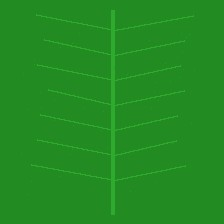
#> input picture training/datasets/tomato_leaves/healthy/leaf_healthy_001.jpg, 224 x 224 px
$ python train_classifier.py   (older library calls are emulated)
#> lines starting #> are read from the running program, lines starting #| are printed output that depends on the picture
import os
import json
import joblib
import cv2
import numpy as np
import pandas as pd
from pathlib import Path
from sklearn.model_selection import train_test_split
from sklearn.ensemble import RandomForestClassifier, RandomForestRegressor, HistGradientBoostingClassifier
from sklearn.metrics import classification_report, confusion_matrix, mean_absolute_error, r2_score

BASE_DIR = Path(__file__).resolve().parent.parent
DATASETS_DIR = BASE_DIR / "training" / "datasets"
SAVED_MODELS_DIR = BASE_DIR / "saved_models"
SAVED_MODELS_DIR.mkdir(parents=True, exist_ok=True)

def extract_image_features(image_path):
    """
    Extracts robust color, texture, and edge features from leaf photograph:
    - HSV color histogram (captures chlorophyll greens, chlorosis yellows, necrosis browns)
    - Grayscale gradient & texture variance (captures lesions and spot patterns)
    - Channel moments (mean, std dev)
    """
    img = cv2.imread(str(image_path))
#> img is the input picture: shape (224, 224, 3); mean B, G, R 34.5, 140.4, 34.6
    if img is None:
        raise ValueError(f"Could not read image: {image_path}")

    img = cv2.resize(img, (224, 224))

    # Color spaces
    hsv = cv2.cvtColor(img, cv2.COLOR_BGR2HSV)
#> hsv: shape (224, 224, 3); mean H, S, V 59.9, 193, 140.4
    gray = cv2.cvtColor(img, cv2.COLOR_BGR2GRAY)
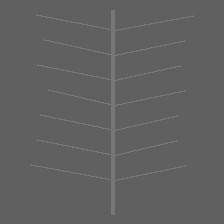
#> gray: shape (224, 224); min 86, max 128, mean 96.9

    # 3D HSV Histogram
    hist = cv2.calcHist([hsv], [0, 1, 2], None, [8, 8, 8], [0, 180, 0, 256, 0, 256])
    hist = cv2.normalize(hist, hist).flatten()
#> hist = 512 values, max 0.997 at index 180, min 0 at index 0, mean 0.00215

    # Texture: Laplacian variance (sharpness/lesion edges)
    laplacian = cv2.Laplacian(gray, cv2.CV_64F)
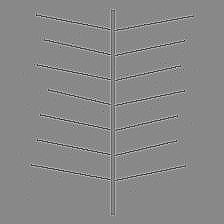
#> laplacian: shape (224, 224) float64; min -82, max 71, mean 0; drawn with min black and max white
    lap_var = np.array([laplacian.var(), laplacian.mean()])
#> lap_var = [88.22, 0]

    # Channel moments
    mean_rgb = img.mean(axis=(0, 1))
#> mean_rgb = [34.48, 140.4, 34.62]
    std_rgb = img.std(axis=(0, 1))
#> std_rgb = [3.84, 5.25, 3.82]

    # Combine features
    features = np.hstack([hist, lap_var, mean_rgb, std_rgb])
#> features = 520 values, max 140.4 at index 515, min 0 at index 0, mean 0.599
    return features

def train_tomato_disease_classifier():
    print("\n--- Training Tomato Leaf Disease Classifier ---")
    leaf_dir = DATASETS_DIR / "tomato_leaves"
    categories = ["healthy", "early_blight", "late_blight", "leaf_mold"]

    X = []
    y = []

    for idx, cat in enumerate(categories):
        folder = leaf_dir / cat
        if not folder.exists():
            print(f"Directory {folder} not found, skipping...")
            continue

        images = list(folder.glob("*.jpg")) + list(folder.glob("*.png"))
        print(f"Loading {len(images)} images for class '{cat}'...")
        for img_p in images:
            feats = extract_image_features(img_p)
#> feats has the same summary as features in extract_image_features
            X.append(feats)
            y.append(idx)
#> pass 2 of the loop in train_tomato_disease_classifier, `for idx, cat in enumerate(categories):`:
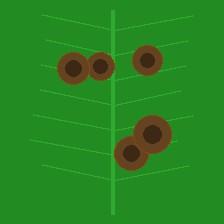
#> input picture training/datasets/tomato_leaves/early_blight/leaf_early_blight_001.jpg, 224 x 224 px
#> in extract_image_features, img is the input picture: shape (224, 224, 3); mean B, G, R 33.9, 133.6, 39.6
#> hsv: shape (224, 224, 3); mean H, S, V 56.2, 191.6, 135.9
#> in extract_image_features (call 2), `gray = cv2.cvtColor(img, cv2.COLOR_BGR2GRAY)`:
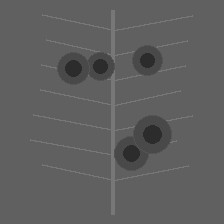
#> gray: shape (224, 224); min 35, max 128, mean 94.3
#> hist = 512 values, max 0.996 at index 180, min 0 at index 0, mean 0.00235
#> in extract_image_features (call 2), `laplacian = cv2.Laplacian(gray, cv2.CV_64F)`:
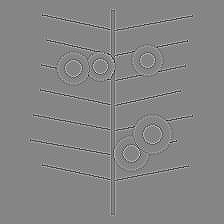
#> laplacian: shape (224, 224) float64; min -88, max 80, mean 0; drawn with min black and max white
#> lap_var = [96.95, 0]
#> mean_rgb = [33.9, 133.6, 39.63]
#> std_rgb = [4.62, 22.6, 16.86]
#> features = 520 values, max 133.6 at index 515, min 0 at index 0, mean 0.672
#> feats has the same summary as features in extract_image_features

    X = np.array(X)
    y = np.array(y)

#> (the run stopped early here; a loop or call above may not have finished)
